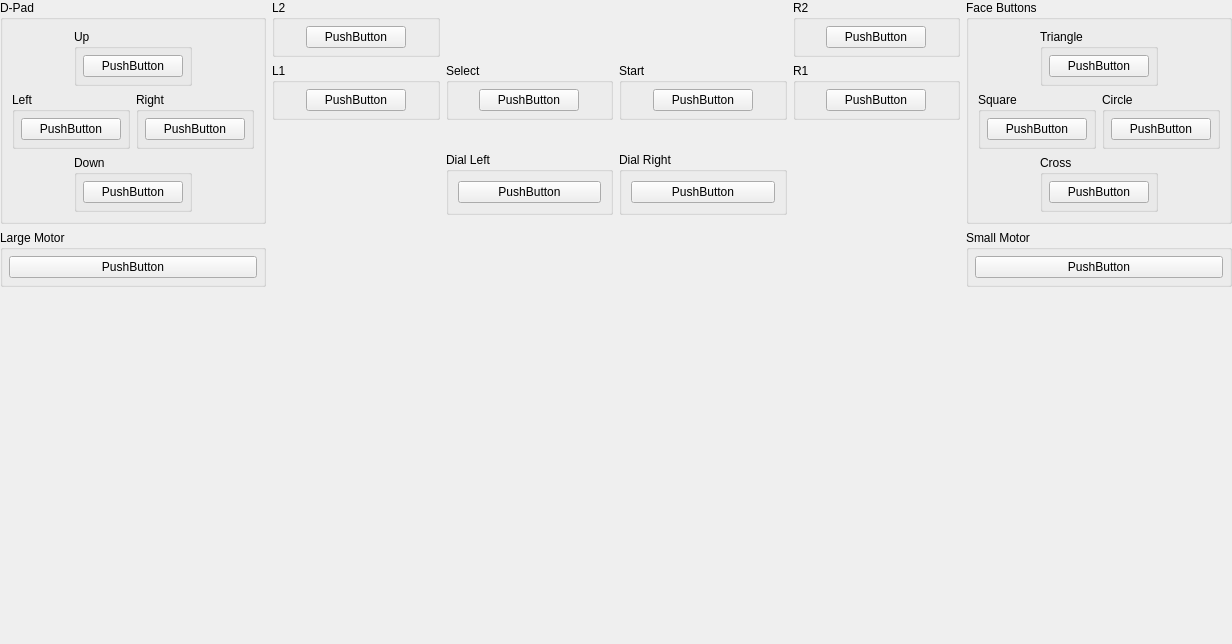
<?xml version="1.0" encoding="UTF-8"?>
<ui version="4.0">
 <class>ControllerBindingWidget_Jogcon</class>
 <widget class="QWidget" name="ControllerBindingWidget_Jogcon">
  <property name="geometry">
   <rect>
    <x>0</x>
    <y>0</y>
    <width>1232</width>
    <height>644</height>
   </rect>
  </property>
  <property name="sizePolicy">
   <sizepolicy hsizetype="MinimumExpanding" vsizetype="Preferred">
    <horstretch>0</horstretch>
    <verstretch>0</verstretch>
   </sizepolicy>
  </property>
  <property name="minimumSize">
   <size>
    <width>1100</width>
    <height>500</height>
   </size>
  </property>
  <layout class="QGridLayout" name="gridLayout_0">
   <property name="leftMargin">
    <number>0</number>
   </property>
   <property name="topMargin">
    <number>0</number>
   </property>
   <property name="rightMargin">
    <number>0</number>
   </property>
   <property name="bottomMargin">
    <number>0</number>
   </property>
   <item row="0" column="0" rowspan="3">
    <layout class="QVBoxLayout" name="verticalLayout_2">
     <item>
      <widget class="QGroupBox" name="groupBox_0">
       <property name="title">
        <string>D-Pad</string>
       </property>
       <layout class="QGridLayout" name="gridLayout_1">
        <item row="3" column="1" colspan="2">
         <widget class="QGroupBox" name="groupBox_1">
          <property name="title">
           <string>Down</string>
          </property>
          <layout class="QGridLayout" name="gridLayout_2">
           <property name="leftMargin">
            <number>6</number>
           </property>
           <property name="topMargin">
            <number>6</number>
           </property>
           <property name="rightMargin">
            <number>6</number>
           </property>
           <property name="bottomMargin">
            <number>6</number>
           </property>
           <item row="0" column="0">
            <widget class="InputBindingWidget" name="Down">
             <property name="minimumSize">
              <size>
               <width>100</width>
               <height>0</height>
              </size>
             </property>
             <property name="maximumSize">
              <size>
               <width>100</width>
               <height>16777215</height>
              </size>
             </property>
             <property name="text">
              <string notr="true">PushButton</string>
             </property>
            </widget>
           </item>
          </layout>
         </widget>
        </item>
        <item row="2" column="0" colspan="2">
         <widget class="QGroupBox" name="groupBox_2">
          <property name="title">
           <string>Left</string>
          </property>
          <layout class="QGridLayout" name="gridLayout_3">
           <property name="leftMargin">
            <number>6</number>
           </property>
           <property name="topMargin">
            <number>6</number>
           </property>
           <property name="rightMargin">
            <number>6</number>
           </property>
           <property name="bottomMargin">
            <number>6</number>
           </property>
           <item row="0" column="0">
            <widget class="InputBindingWidget" name="Left">
             <property name="minimumSize">
              <size>
               <width>100</width>
               <height>0</height>
              </size>
             </property>
             <property name="maximumSize">
              <size>
               <width>100</width>
               <height>16777215</height>
              </size>
             </property>
             <property name="text">
              <string notr="true">PushButton</string>
             </property>
            </widget>
           </item>
          </layout>
         </widget>
        </item>
        <item row="0" column="1" colspan="2">
         <widget class="QGroupBox" name="groupBox_3">
          <property name="title">
           <string>Up</string>
          </property>
          <layout class="QGridLayout" name="gridLayout_4">
           <property name="leftMargin">
            <number>6</number>
           </property>
           <property name="topMargin">
            <number>6</number>
           </property>
           <property name="rightMargin">
            <number>6</number>
           </property>
           <property name="bottomMargin">
            <number>6</number>
           </property>
           <item row="0" column="0">
            <widget class="InputBindingWidget" name="Up">
             <property name="minimumSize">
              <size>
               <width>100</width>
               <height>0</height>
              </size>
             </property>
             <property name="maximumSize">
              <size>
               <width>100</width>
               <height>16777215</height>
              </size>
             </property>
             <property name="text">
              <string notr="true">PushButton</string>
             </property>
            </widget>
           </item>
          </layout>
         </widget>
        </item>
        <item row="2" column="2" colspan="2">
         <widget class="QGroupBox" name="groupBox_4">
          <property name="title">
           <string>Right</string>
          </property>
          <layout class="QGridLayout" name="gridLayout_5">
           <property name="leftMargin">
            <number>6</number>
           </property>
           <property name="topMargin">
            <number>6</number>
           </property>
           <property name="rightMargin">
            <number>6</number>
           </property>
           <property name="bottomMargin">
            <number>6</number>
           </property>
           <item row="0" column="0">
            <widget class="InputBindingWidget" name="Right">
             <property name="minimumSize">
              <size>
               <width>100</width>
               <height>0</height>
              </size>
             </property>
             <property name="maximumSize">
              <size>
               <width>100</width>
               <height>16777215</height>
              </size>
             </property>
             <property name="text">
              <string notr="true">PushButton</string>
             </property>
            </widget>
           </item>
          </layout>
         </widget>
        </item>
       </layout>
      </widget>
     </item>
     <item>
      <widget class="QGroupBox" name="groupBox_29">
       <property name="title">
        <string>Large Motor</string>
       </property>
       <layout class="QGridLayout" name="gridLayout_30">
        <property name="leftMargin">
         <number>6</number>
        </property>
        <property name="topMargin">
         <number>6</number>
        </property>
        <property name="rightMargin">
         <number>6</number>
        </property>
        <property name="bottomMargin">
         <number>6</number>
        </property>
        <item row="0" column="0">
         <widget class="InputVibrationBindingWidget" name="LargeMotor">
          <property name="minimumSize">
           <size>
            <width>100</width>
            <height>0</height>
           </size>
          </property>
          <property name="maximumSize">
           <size>
            <width>16777215</width>
            <height>16777215</height>
           </size>
          </property>
          <property name="text">
           <string notr="true">PushButton</string>
          </property>
         </widget>
        </item>
       </layout>
      </widget>
     </item>
     <item>
      <spacer name="verticalSpacer_5">
       <property name="orientation">
        <enum>Qt::Orientation::Vertical</enum>
       </property>
       <property name="sizeHint" stdset="0">
        <size>
         <width>20</width>
         <height>40</height>
        </size>
       </property>
      </spacer>
     </item>
    </layout>
   </item>
   <item row="0" column="1">
    <layout class="QGridLayout" name="gridLayout_6">
     <item row="0" column="0">
      <widget class="QGroupBox" name="groupBox_5">
       <property name="title">
        <string>L2</string>
       </property>
       <layout class="QGridLayout" name="gridLayout_7">
        <property name="leftMargin">
         <number>6</number>
        </property>
        <property name="topMargin">
         <number>6</number>
        </property>
        <property name="rightMargin">
         <number>6</number>
        </property>
        <property name="bottomMargin">
         <number>6</number>
        </property>
        <item row="0" column="0">
         <widget class="InputBindingWidget" name="L2">
          <property name="maximumSize">
           <size>
            <width>100</width>
            <height>16777215</height>
           </size>
          </property>
          <property name="text">
           <string notr="true">PushButton</string>
          </property>
         </widget>
        </item>
       </layout>
      </widget>
     </item>
     <item row="0" column="3">
      <widget class="QGroupBox" name="groupBox_6">
       <property name="title">
        <string>R2</string>
       </property>
       <layout class="QGridLayout" name="gridLayout_8">
        <property name="leftMargin">
         <number>6</number>
        </property>
        <property name="topMargin">
         <number>6</number>
        </property>
        <property name="rightMargin">
         <number>6</number>
        </property>
        <property name="bottomMargin">
         <number>6</number>
        </property>
        <item row="0" column="0">
         <widget class="InputBindingWidget" name="R2">
          <property name="maximumSize">
           <size>
            <width>100</width>
            <height>16777215</height>
           </size>
          </property>
          <property name="text">
           <string notr="true">PushButton</string>
          </property>
         </widget>
        </item>
       </layout>
      </widget>
     </item>
     <item row="1" column="0">
      <widget class="QGroupBox" name="groupBox_7">
       <property name="title">
        <string>L1</string>
       </property>
       <layout class="QGridLayout" name="gridLayout_9">
        <property name="leftMargin">
         <number>6</number>
        </property>
        <property name="topMargin">
         <number>6</number>
        </property>
        <property name="rightMargin">
         <number>6</number>
        </property>
        <property name="bottomMargin">
         <number>6</number>
        </property>
        <item row="0" column="0">
         <widget class="InputBindingWidget" name="L1">
          <property name="maximumSize">
           <size>
            <width>100</width>
            <height>16777215</height>
           </size>
          </property>
          <property name="text">
           <string notr="true">PushButton</string>
          </property>
         </widget>
        </item>
       </layout>
      </widget>
     </item>
     <item row="1" column="3">
      <widget class="QGroupBox" name="groupBox_8">
       <property name="title">
        <string>R1</string>
       </property>
       <layout class="QGridLayout" name="gridLayout_10">
        <property name="leftMargin">
         <number>6</number>
        </property>
        <property name="topMargin">
         <number>6</number>
        </property>
        <property name="rightMargin">
         <number>6</number>
        </property>
        <property name="bottomMargin">
         <number>6</number>
        </property>
        <item row="0" column="0">
         <widget class="InputBindingWidget" name="R1">
          <property name="maximumSize">
           <size>
            <width>100</width>
            <height>16777215</height>
           </size>
          </property>
          <property name="text">
           <string notr="true">PushButton</string>
          </property>
         </widget>
        </item>
       </layout>
      </widget>
     </item>
     <item row="1" column="2">
      <widget class="QGroupBox" name="groupBox_9">
       <property name="title">
        <string>Start</string>
       </property>
       <layout class="QGridLayout" name="gridLayout_11">
        <property name="leftMargin">
         <number>6</number>
        </property>
        <property name="topMargin">
         <number>6</number>
        </property>
        <property name="rightMargin">
         <number>6</number>
        </property>
        <property name="bottomMargin">
         <number>6</number>
        </property>
        <item row="0" column="0">
         <widget class="InputBindingWidget" name="Start">
          <property name="maximumSize">
           <size>
            <width>100</width>
            <height>16777215</height>
           </size>
          </property>
          <property name="text">
           <string notr="true">PushButton</string>
          </property>
         </widget>
        </item>
       </layout>
      </widget>
     </item>
     <item row="1" column="1">
      <widget class="QGroupBox" name="groupBox_10">
       <property name="title">
        <string>Select</string>
       </property>
       <layout class="QGridLayout" name="gridLayout_12">
        <property name="leftMargin">
         <number>6</number>
        </property>
        <property name="topMargin">
         <number>6</number>
        </property>
        <property name="rightMargin">
         <number>6</number>
        </property>
        <property name="bottomMargin">
         <number>6</number>
        </property>
        <item row="0" column="0">
         <widget class="InputBindingWidget" name="Select">
          <property name="maximumSize">
           <size>
            <width>100</width>
            <height>16777215</height>
           </size>
          </property>
          <property name="text">
           <string notr="true">PushButton</string>
          </property>
         </widget>
        </item>
       </layout>
      </widget>
     </item>
    </layout>
   </item>
   <item row="0" column="2" rowspan="3">
    <layout class="QVBoxLayout" name="verticalLayout">
     <item>
      <widget class="QGroupBox" name="groupBox_11">
       <property name="title">
        <string>Face Buttons</string>
       </property>
       <layout class="QGridLayout" name="gridLayout_13">
        <item row="3" column="1" colspan="2">
         <widget class="QGroupBox" name="groupBox_12">
          <property name="title">
           <string>Cross</string>
          </property>
          <layout class="QGridLayout" name="gridLayout_14">
           <property name="leftMargin">
            <number>6</number>
           </property>
           <property name="topMargin">
            <number>6</number>
           </property>
           <property name="rightMargin">
            <number>6</number>
           </property>
           <property name="bottomMargin">
            <number>6</number>
           </property>
           <item row="0" column="0">
            <widget class="InputBindingWidget" name="Cross">
             <property name="minimumSize">
              <size>
               <width>100</width>
               <height>0</height>
              </size>
             </property>
             <property name="maximumSize">
              <size>
               <width>100</width>
               <height>16777215</height>
              </size>
             </property>
             <property name="text">
              <string notr="true">PushButton</string>
             </property>
            </widget>
           </item>
          </layout>
         </widget>
        </item>
        <item row="2" column="0" colspan="2">
         <widget class="QGroupBox" name="groupBox_13">
          <property name="title">
           <string>Square</string>
          </property>
          <layout class="QGridLayout" name="gridLayout_15">
           <property name="leftMargin">
            <number>6</number>
           </property>
           <property name="topMargin">
            <number>6</number>
           </property>
           <property name="rightMargin">
            <number>6</number>
           </property>
           <property name="bottomMargin">
            <number>6</number>
           </property>
           <item row="0" column="0">
            <widget class="InputBindingWidget" name="Square">
             <property name="minimumSize">
              <size>
               <width>100</width>
               <height>0</height>
              </size>
             </property>
             <property name="maximumSize">
              <size>
               <width>100</width>
               <height>16777215</height>
              </size>
             </property>
             <property name="text">
              <string notr="true">PushButton</string>
             </property>
            </widget>
           </item>
          </layout>
         </widget>
        </item>
        <item row="0" column="1" colspan="2">
         <widget class="QGroupBox" name="groupBox_14">
          <property name="title">
           <string>Triangle</string>
          </property>
          <layout class="QGridLayout" name="gridLayout_16">
           <property name="leftMargin">
            <number>6</number>
           </property>
           <property name="topMargin">
            <number>6</number>
           </property>
           <property name="rightMargin">
            <number>6</number>
           </property>
           <property name="bottomMargin">
            <number>6</number>
           </property>
           <item row="0" column="0">
            <widget class="InputBindingWidget" name="Triangle">
             <property name="minimumSize">
              <size>
               <width>100</width>
               <height>0</height>
              </size>
             </property>
             <property name="maximumSize">
              <size>
               <width>100</width>
               <height>16777215</height>
              </size>
             </property>
             <property name="text">
              <string notr="true">PushButton</string>
             </property>
            </widget>
           </item>
          </layout>
         </widget>
        </item>
        <item row="2" column="2" colspan="2">
         <widget class="QGroupBox" name="groupBox_15">
          <property name="title">
           <string>Circle</string>
          </property>
          <layout class="QGridLayout" name="gridLayout_17">
           <property name="leftMargin">
            <number>6</number>
           </property>
           <property name="topMargin">
            <number>6</number>
           </property>
           <property name="rightMargin">
            <number>6</number>
           </property>
           <property name="bottomMargin">
            <number>6</number>
           </property>
           <item row="0" column="0">
            <widget class="InputBindingWidget" name="Circle">
             <property name="minimumSize">
              <size>
               <width>100</width>
               <height>0</height>
              </size>
             </property>
             <property name="maximumSize">
              <size>
               <width>100</width>
               <height>16777215</height>
              </size>
             </property>
             <property name="text">
              <string notr="true">PushButton</string>
             </property>
            </widget>
           </item>
          </layout>
         </widget>
        </item>
       </layout>
      </widget>
     </item>
     <item>
      <widget class="QGroupBox" name="groupBox_32">
       <property name="title">
        <string>Small Motor</string>
       </property>
       <layout class="QGridLayout" name="gridLayout_31">
        <property name="leftMargin">
         <number>6</number>
        </property>
        <property name="topMargin">
         <number>6</number>
        </property>
        <property name="rightMargin">
         <number>6</number>
        </property>
        <property name="bottomMargin">
         <number>6</number>
        </property>
        <item row="0" column="0">
         <widget class="InputVibrationBindingWidget" name="SmallMotor">
          <property name="minimumSize">
           <size>
            <width>100</width>
            <height>0</height>
           </size>
          </property>
          <property name="maximumSize">
           <size>
            <width>16777215</width>
            <height>16777215</height>
           </size>
          </property>
          <property name="text">
           <string notr="true">PushButton</string>
          </property>
         </widget>
        </item>
       </layout>
      </widget>
     </item>
     <item>
      <spacer name="verticalSpacer_4">
       <property name="orientation">
        <enum>Qt::Orientation::Vertical</enum>
       </property>
       <property name="sizeHint" stdset="0">
        <size>
         <width>20</width>
         <height>40</height>
        </size>
       </property>
      </spacer>
     </item>
    </layout>
   </item>
   <item row="1" column="1">
    <layout class="QHBoxLayout" name="horizontalLayout_4">
     <item>
      <spacer name="horizontalSpacer">
       <property name="orientation">
        <enum>Qt::Orientation::Horizontal</enum>
       </property>
       <property name="sizeHint" stdset="0">
        <size>
         <width>40</width>
         <height>20</height>
        </size>
       </property>
      </spacer>
     </item>
     <item>
      <widget class="QLabel" name="label">
       <property name="sizePolicy">
        <sizepolicy hsizetype="Fixed" vsizetype="Fixed">
         <horstretch>0</horstretch>
         <verstretch>0</verstretch>
        </sizepolicy>
       </property>
       <property name="maximumSize">
        <size>
         <width>400</width>
         <height>266</height>
        </size>
       </property>
       <property name="text">
        <string/>
       </property>
       <property name="pixmap">
        <pixmap resource="../resources/resources.qrc">:/images/Jogcon.svg</pixmap>
       </property>
       <property name="scaledContents">
        <bool>true</bool>
       </property>
      </widget>
     </item>
     <item>
      <spacer name="horizontalSpacer_2">
       <property name="orientation">
        <enum>Qt::Orientation::Horizontal</enum>
       </property>
       <property name="sizeHint" stdset="0">
        <size>
         <width>40</width>
         <height>20</height>
        </size>
       </property>
      </spacer>
     </item>
    </layout>
   </item>
   <item row="2" column="1">
    <layout class="QGridLayout" name="gridLayout_18">
     <item row="0" column="1">
      <widget class="QGroupBox" name="groupBox_16">
       <property name="title">
        <string>Dial Left</string>
       </property>
       <layout class="QGridLayout" name="gridLayout_19">
        <item row="0" column="0">
         <widget class="InputBindingWidget" name="DialLeft">
          <property name="maximumSize">
           <size>
            <width>150</width>
            <height>16777215</height>
           </size>
          </property>
          <property name="text">
           <string notr="true">PushButton</string>
          </property>
         </widget>
        </item>
       </layout>
      </widget>
     </item>
     <item row="0" column="2">
      <widget class="QGroupBox" name="groupBox_17">
       <property name="title">
        <string>Dial Right</string>
       </property>
       <layout class="QGridLayout" name="gridLayout_20">
        <item row="0" column="0">
         <widget class="InputBindingWidget" name="DialRight">
          <property name="maximumSize">
           <size>
            <width>150</width>
            <height>16777215</height>
           </size>
          </property>
          <property name="text">
           <string notr="true">PushButton</string>
          </property>
         </widget>
        </item>
       </layout>
      </widget>
     </item>
     <item row="1" column="0" colspan="4">
      <spacer name="verticalSpacer">
       <property name="orientation">
        <enum>Qt::Orientation::Vertical</enum>
       </property>
       <property name="sizeHint" stdset="0">
        <size>
         <width>20</width>
         <height>40</height>
        </size>
       </property>
      </spacer>
     </item>
    </layout>
   </item>
  </layout>
 </widget>
 <customwidgets>
  <customwidget>
   <class>InputBindingWidget</class>
   <extends>QPushButton</extends>
   <header>Settings/InputBindingWidget.h</header>
  </customwidget>
  <customwidget>
   <class>InputVibrationBindingWidget</class>
   <extends>QPushButton</extends>
   <header>Settings/InputBindingWidget.h</header>
  </customwidget>
 </customwidgets>
 <tabstops>
  <tabstop>Up</tabstop>
  <tabstop>Down</tabstop>
  <tabstop>Left</tabstop>
  <tabstop>Right</tabstop>
  <tabstop>Triangle</tabstop>
  <tabstop>Cross</tabstop>
  <tabstop>Square</tabstop>
  <tabstop>Circle</tabstop>
  <tabstop>L1</tabstop>
  <tabstop>L2</tabstop>
  <tabstop>R1</tabstop>
  <tabstop>R2</tabstop>
  <tabstop>DialLeft</tabstop>
  <tabstop>DialRight</tabstop>
  <tabstop>Select</tabstop>
  <tabstop>Start</tabstop>
  <tabstop>LargeMotor</tabstop>
  <tabstop>SmallMotor</tabstop>
 </tabstops>
 <resources>
  <include location="../resources/resources.qrc"/>
 </resources>
 <connections/>
</ui>
